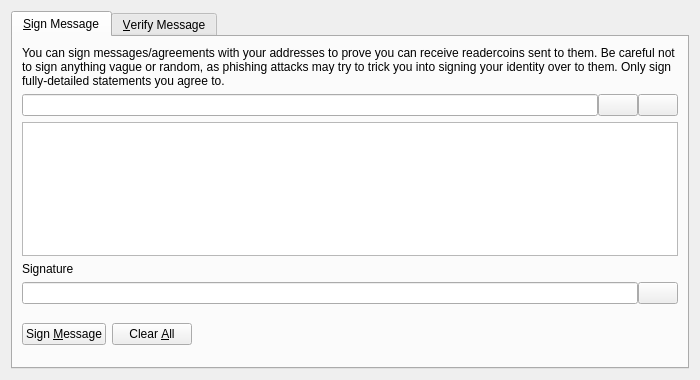
<?xml version="1.0" encoding="UTF-8"?>
<ui version="4.0">
 <class>SignVerifyMessageDialog</class>
 <widget class="QDialog" name="SignVerifyMessageDialog">
  <property name="geometry">
   <rect>
    <x>0</x>
    <y>0</y>
    <width>700</width>
    <height>380</height>
   </rect>
  </property>
  <property name="windowTitle">
   <string>Signatures - Sign / Verify a Message</string>
  </property>
  <property name="modal">
   <bool>true</bool>
  </property>
  <layout class="QVBoxLayout" name="verticalLayout">
   <item>
    <widget class="QTabWidget" name="tabWidget">
     <property name="currentIndex">
      <number>0</number>
     </property>
     <widget class="QWidget" name="tabSignMessage">
      <attribute name="title">
       <string>&amp;Sign Message</string>
      </attribute>
      <layout class="QVBoxLayout" name="verticalLayout_SM">
       <item>
        <widget class="QLabel" name="infoLabel_SM">
         <property name="text">
          <string>You can sign messages/agreements with your addresses to prove you can receive readercoins sent to them. Be careful not to sign anything vague or random, as phishing attacks may try to trick you into signing your identity over to them. Only sign fully-detailed statements you agree to.</string>
         </property>
         <property name="textFormat">
          <enum>Qt::PlainText</enum>
         </property>
         <property name="wordWrap">
          <bool>true</bool>
         </property>
        </widget>
       </item>
       <item>
        <layout class="QHBoxLayout" name="horizontalLayout_1_SM">
         <property name="spacing">
          <number>0</number>
         </property>
         <item>
          <widget class="QValidatedLineEdit" name="addressIn_SM">
           <property name="toolTip">
            <string>The Readercoin address to sign the message with</string>
           </property>
          </widget>
         </item>
         <item>
          <widget class="QPushButton" name="addressBookButton_SM">
           <property name="toolTip">
            <string>Choose previously used address</string>
           </property>
           <property name="text">
            <string/>
           </property>
           <property name="icon">
            <iconset resource="../readercoin.qrc">
             <normaloff>:/icons/address-book</normaloff>:/icons/address-book</iconset>
           </property>
           <property name="shortcut">
            <string>Alt+A</string>
           </property>
           <property name="autoDefault">
            <bool>false</bool>
           </property>
          </widget>
         </item>
         <item>
          <widget class="QPushButton" name="pasteButton_SM">
           <property name="toolTip">
            <string>Paste address from clipboard</string>
           </property>
           <property name="text">
            <string/>
           </property>
           <property name="icon">
            <iconset resource="../readercoin.qrc">
             <normaloff>:/icons/editpaste</normaloff>:/icons/editpaste</iconset>
           </property>
           <property name="shortcut">
            <string>Alt+P</string>
           </property>
           <property name="autoDefault">
            <bool>false</bool>
           </property>
          </widget>
         </item>
        </layout>
       </item>
       <item>
        <widget class="QPlainTextEdit" name="messageIn_SM">
         <property name="toolTip">
          <string>Enter the message you want to sign here</string>
         </property>
        </widget>
       </item>
       <item>
        <widget class="QLabel" name="signatureLabel_SM">
         <property name="text">
          <string>Signature</string>
         </property>
         <property name="textFormat">
          <enum>Qt::PlainText</enum>
         </property>
        </widget>
       </item>
       <item>
        <layout class="QHBoxLayout" name="horizontalLayout_2_SM">
         <property name="spacing">
          <number>0</number>
         </property>
         <item>
          <widget class="QLineEdit" name="signatureOut_SM">
           <property name="font">
            <font>
             <italic>true</italic>
            </font>
           </property>
           <property name="readOnly">
            <bool>true</bool>
           </property>
          </widget>
         </item>
         <item>
          <widget class="QPushButton" name="copySignatureButton_SM">
           <property name="toolTip">
            <string>Copy the current signature to the system clipboard</string>
           </property>
           <property name="text">
            <string/>
           </property>
           <property name="icon">
            <iconset resource="../readercoin.qrc">
             <normaloff>:/icons/editcopy</normaloff>:/icons/editcopy</iconset>
           </property>
           <property name="autoDefault">
            <bool>false</bool>
           </property>
          </widget>
         </item>
        </layout>
       </item>
       <item>
        <layout class="QHBoxLayout" name="horizontalLayout_3_SM">
         <item>
          <widget class="QPushButton" name="signMessageButton_SM">
           <property name="toolTip">
            <string>Sign the message to prove you own this Readercoin address</string>
           </property>
           <property name="text">
            <string>Sign &amp;Message</string>
           </property>
           <property name="icon">
            <iconset resource="../readercoin.qrc">
             <normaloff>:/icons/edit</normaloff>:/icons/edit</iconset>
           </property>
           <property name="autoDefault">
            <bool>false</bool>
           </property>
          </widget>
         </item>
         <item>
          <widget class="QPushButton" name="clearButton_SM">
           <property name="toolTip">
            <string>Reset all sign message fields</string>
           </property>
           <property name="text">
            <string>Clear &amp;All</string>
           </property>
           <property name="icon">
            <iconset resource="../readercoin.qrc">
             <normaloff>:/icons/remove</normaloff>:/icons/remove</iconset>
           </property>
           <property name="autoDefault">
            <bool>false</bool>
           </property>
          </widget>
         </item>
         <item>
          <spacer name="horizontalSpacer_1_SM">
           <property name="orientation">
            <enum>Qt::Horizontal</enum>
           </property>
           <property name="sizeHint" stdset="0">
            <size>
             <width>40</width>
             <height>48</height>
            </size>
           </property>
          </spacer>
         </item>
         <item>
          <widget class="QLabel" name="statusLabel_SM">
           <property name="font">
            <font>
             <weight>75</weight>
             <bold>true</bold>
            </font>
           </property>
           <property name="text">
            <string/>
           </property>
           <property name="wordWrap">
            <bool>true</bool>
           </property>
          </widget>
         </item>
         <item>
          <spacer name="horizontalSpacer_2_SM">
           <property name="orientation">
            <enum>Qt::Horizontal</enum>
           </property>
           <property name="sizeHint" stdset="0">
            <size>
             <width>40</width>
             <height>48</height>
            </size>
           </property>
          </spacer>
         </item>
        </layout>
       </item>
      </layout>
     </widget>
     <widget class="QWidget" name="tabVerifyMessage">
      <attribute name="title">
       <string>&amp;Verify Message</string>
      </attribute>
      <layout class="QVBoxLayout" name="verticalLayout_VM">
       <item>
        <widget class="QLabel" name="infoLabel_VM">
         <property name="text">
          <string>Enter the receiver's address, message (ensure you copy line breaks, spaces, tabs, etc. exactly) and signature below to verify the message. Be careful not to read more into the signature than what is in the signed message itself, to avoid being tricked by a man-in-the-middle attack. Note that this only proves the signing party receives with the address, it cannot prove sendership of any transaction!</string>
         </property>
         <property name="textFormat">
          <enum>Qt::PlainText</enum>
         </property>
         <property name="alignment">
          <set>Qt::AlignLeading|Qt::AlignLeft|Qt::AlignTop</set>
         </property>
         <property name="wordWrap">
          <bool>true</bool>
         </property>
        </widget>
       </item>
       <item>
        <layout class="QHBoxLayout" name="horizontalLayout_1_VM">
         <property name="spacing">
          <number>0</number>
         </property>
         <item>
          <widget class="QValidatedLineEdit" name="addressIn_VM">
           <property name="toolTip">
            <string>The Readercoin address the message was signed with</string>
           </property>
          </widget>
         </item>
         <item>
          <widget class="QPushButton" name="addressBookButton_VM">
           <property name="toolTip">
            <string>Choose previously used address</string>
           </property>
           <property name="text">
            <string/>
           </property>
           <property name="icon">
            <iconset resource="../readercoin.qrc">
             <normaloff>:/icons/address-book</normaloff>:/icons/address-book</iconset>
           </property>
           <property name="shortcut">
            <string>Alt+A</string>
           </property>
           <property name="autoDefault">
            <bool>false</bool>
           </property>
          </widget>
         </item>
        </layout>
       </item>
       <item>
        <widget class="QPlainTextEdit" name="messageIn_VM"/>
       </item>
       <item>
        <widget class="QValidatedLineEdit" name="signatureIn_VM"/>
       </item>
       <item>
        <layout class="QHBoxLayout" name="horizontalLayout_2_VM">
         <item>
          <widget class="QPushButton" name="verifyMessageButton_VM">
           <property name="toolTip">
            <string>Verify the message to ensure it was signed with the specified Readercoin address</string>
           </property>
           <property name="text">
            <string>Verify &amp;Message</string>
           </property>
           <property name="icon">
            <iconset resource="../readercoin.qrc">
             <normaloff>:/icons/transaction_0</normaloff>:/icons/transaction_0</iconset>
           </property>
           <property name="autoDefault">
            <bool>false</bool>
           </property>
          </widget>
         </item>
         <item>
          <widget class="QPushButton" name="clearButton_VM">
           <property name="toolTip">
            <string>Reset all verify message fields</string>
           </property>
           <property name="text">
            <string>Clear &amp;All</string>
           </property>
           <property name="icon">
            <iconset resource="../readercoin.qrc">
             <normaloff>:/icons/remove</normaloff>:/icons/remove</iconset>
           </property>
           <property name="autoDefault">
            <bool>false</bool>
           </property>
          </widget>
         </item>
         <item>
          <spacer name="horizontalSpacer_1_VM">
           <property name="orientation">
            <enum>Qt::Horizontal</enum>
           </property>
           <property name="sizeHint" stdset="0">
            <size>
             <width>40</width>
             <height>48</height>
            </size>
           </property>
          </spacer>
         </item>
         <item>
          <widget class="QLabel" name="statusLabel_VM">
           <property name="font">
            <font>
             <weight>75</weight>
             <bold>true</bold>
            </font>
           </property>
           <property name="text">
            <string/>
           </property>
           <property name="wordWrap">
            <bool>true</bool>
           </property>
          </widget>
         </item>
         <item>
          <spacer name="horizontalSpacer_2_VM">
           <property name="orientation">
            <enum>Qt::Horizontal</enum>
           </property>
           <property name="sizeHint" stdset="0">
            <size>
             <width>40</width>
             <height>48</height>
            </size>
           </property>
          </spacer>
         </item>
        </layout>
       </item>
      </layout>
     </widget>
    </widget>
   </item>
  </layout>
 </widget>
 <customwidgets>
  <customwidget>
   <class>QValidatedLineEdit</class>
   <extends>QLineEdit</extends>
   <header>qt/qvalidatedlineedit.h</header>
  </customwidget>
 </customwidgets>
 <resources>
  <include location="../readercoin.qrc"/>
 </resources>
 <connections/>
</ui>
